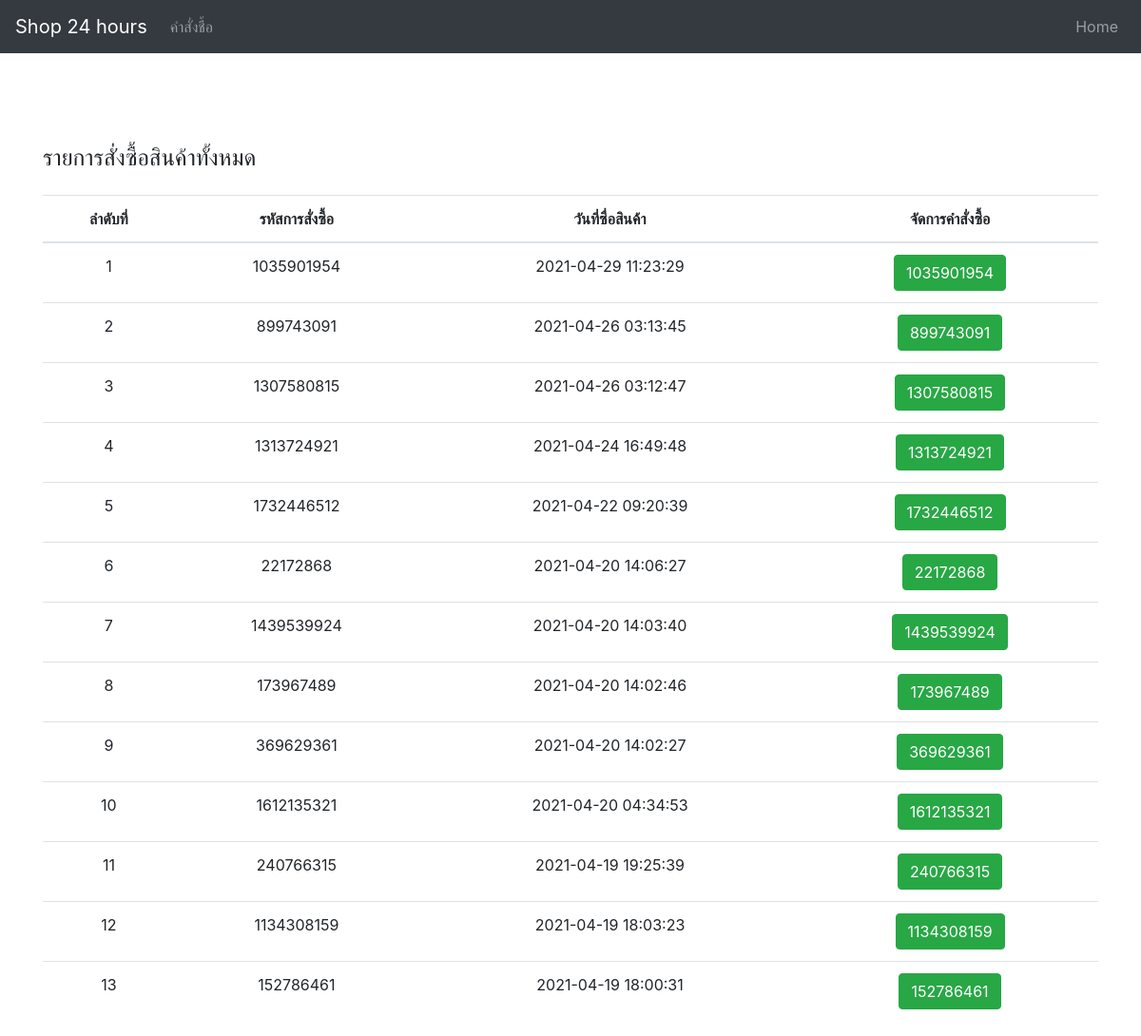
The app's page /Customer/admin/manage.php, older data.
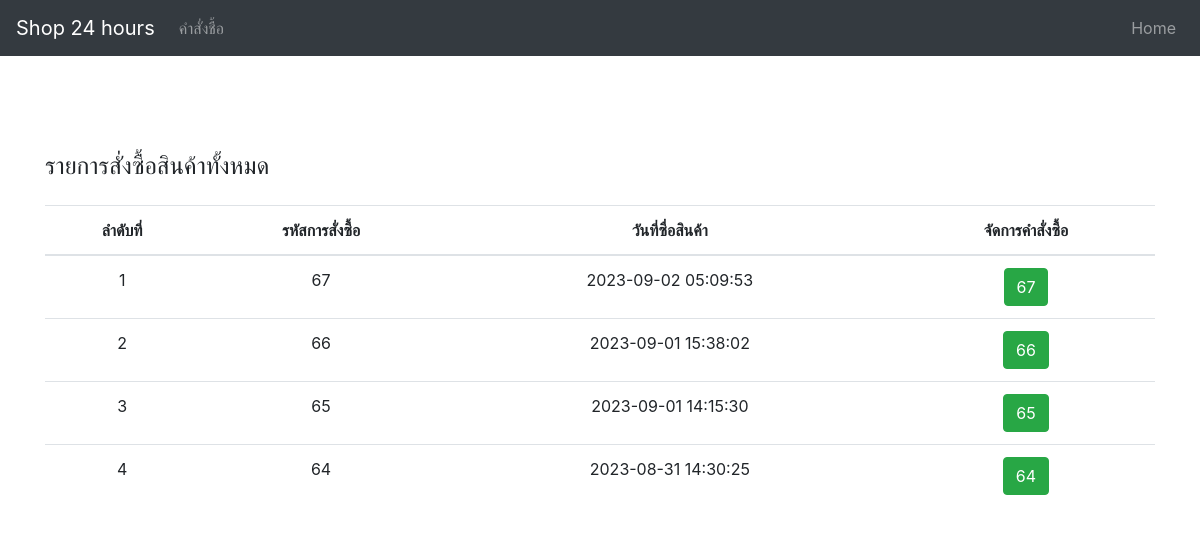
The same page, newer data.
### tables this page shows
CREATE TABLE `tb_order` (
  `member_id` int(11) NOT NULL,
  `order_id` int(11) NOT NULL,
  `p_qty` int(11) NOT NULL,
  `order_date` timestamp NOT NULL DEFAULT current_timestamp()
);

### Customer/admin/manage.php (the view, shortened to what this page needs)
<!DOCTYPE html>
<html>
<head>
    <?php include('h.php');
    ?>
</head>
<body>
<?php include('navbar.php');?>
<div class="container">
    <div class="row">
        <div class="col-lg-12">
            <h4 class="my-4" style="margin-top:6.0rem!important;">รายการสั่งซื้อสินค้าทั้งหมด</h4>
            <table class="table table-hover">
                <thead>
                <tr align="center">
                    <th>ลำดับที่</th>
                    <th>รหัสการสั่งซื้อ</th>
                    <th>วันที่ซื่อสินค้า</th>
                    <th>จัดการคำสั่งซื้อ</th>
                </tr>
                </thead>
                <tbody>
                <?php
                require_once('../connect.php');
                $sql = "SELECT * FROM tb_order ORDER BY order_date DESC";
                $load = $con->query($sql);
                $i=1;
                while($data = $load->fetch_array()):
                    ?>
                    <tr align="center" valign="middle">
                        <td><?php echo $i; ?></td>
                        <td><?php echo $data['order_id']; ?></td>
                        <td><?php echo $data['order_date'] ?></td>
                        <form action="view_order.php" method="POST">
                            <td>
                            <input type="submit" value="<?php echo $data['order_id']?>" name = "order_id"class="btn btn-success">
                            </td>
                        </form>
                    </tr>
                    <?php
                    $i++;
                endwhile;
                ?>
                </tbody>
            </table>
        </div>
    </div>
</div>
</body>
</html>

Row changes from the older to the newer data that the page shows:
removed tb_order: order_id "1035901954", order_date "2021-04-29 11:23:29"
removed tb_order: order_id "899743091", order_date "2021-04-26 03:13:45"
removed tb_order: order_id "1307580815", order_date "2021-04-26 03:12:47"
removed tb_order: order_id "1313724921", order_date "2021-04-24 16:49:48"
removed tb_order: order_id "1732446512", order_date "2021-04-22 09:20:39"
removed tb_order: order_id "22172868", order_date "2021-04-20 14:06:27"
removed tb_order: order_id "1439539924", order_date "2021-04-20 14:03:40"
removed tb_order: order_id "173967489", order_date "2021-04-20 14:02:46"
removed tb_order: order_id "369629361", order_date "2021-04-20 14:02:27"
removed tb_order: order_id "1612135321", order_date "2021-04-20 04:34:53"
removed tb_order: order_id "240766315", order_date "2021-04-19 19:25:39"
removed tb_order: order_id "1134308159", order_date "2021-04-19 18:03:23"
removed tb_order: order_id "152786461", order_date "2021-04-19 18:00:31"
added tb_order: order_id "67", order_date "2023-09-02 05:09:53"
added tb_order: order_id "66", order_date "2023-09-01 15:38:02"
added tb_order: order_id "65", order_date "2023-09-01 14:15:30"
added tb_order: order_id "64", order_date "2023-08-31 14:30:25"
